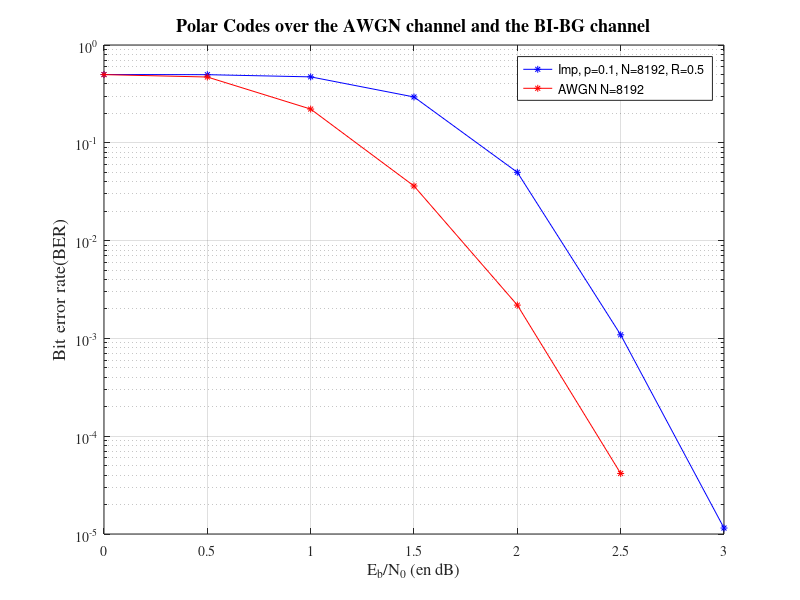

MATLAB code to generate this figure:
resI = [0	1	4.9929e-01	700	1.4316e+06        	700
0.5	1      	4.9727e-01         	700	1.4258e+06        	700
1	1      	4.7225e-01        	1400	2.7081e+06       	1400
1.5	9.5929e-01     	2.9422e-01         	1343	1.6872e+06        	1400
2	3.3905e-01     	4.9922e-02         	712	4.2941e+05        	2100
2.5	1.0875e-02    	1.0878e-03          	87	3.5644e+04        	8000
3	1.1224e-04	1.1509e-05           	55	2.3099e+04	4.9e+05

    ];

resS = [0	1	4.9798e-01	20000	4.0795e+07         	2e+04;
0.5	9.9995e-01      	4.7063e-01         	19999	3.8554e+07        	2e+04;
1	9.3493e-01      	2.2127e-01        	37397	3.6253e+07        	4e+04;
1.5	3.7433e-01     	3.617e-02         	14973	5.9261e+06        	4e+04;
2	4.0133e-02     	2.1901e-03         	2408	5.3825e+05        	6e+04;
2.5	9.2286e-04    	4.1587e-05          	323	5.9619e+04        	3.5e+05;
    ];

semilogy(resI(:,1),resI(:,3),'b*-','LineWidth',0.7,'MarkerSize',5)
hold on
semilogy(resS(:,1),resS(:,3),'r*-','LineWidth',0.7,'MarkerSize',5)

grid on
set(gca,'FontName','Times','FontSize',10);
%axis([0 3.2 9e-7 1e-0])
xlabel('E_b/N_0 (en dB)','FontName','Times','FontSize',12)
xticks
yticks
ylabel('Bit error rate(BER)','FontName','Times','FontSize',13)
title('Polar Codes over the AWGN channel and the BI-BG channel','FontName','Times','FontSize',13)
legend('Imp, p=0.1, N=8192, R=0.5','AWGN N=8192')